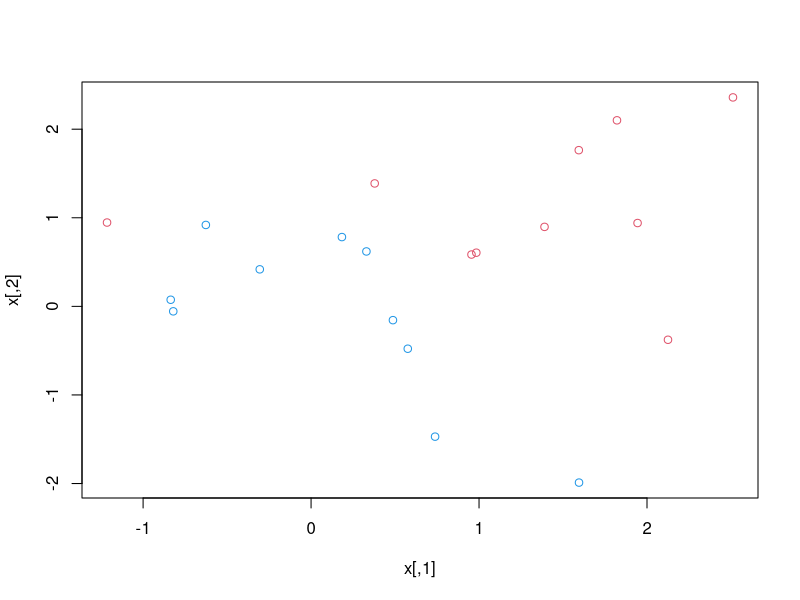
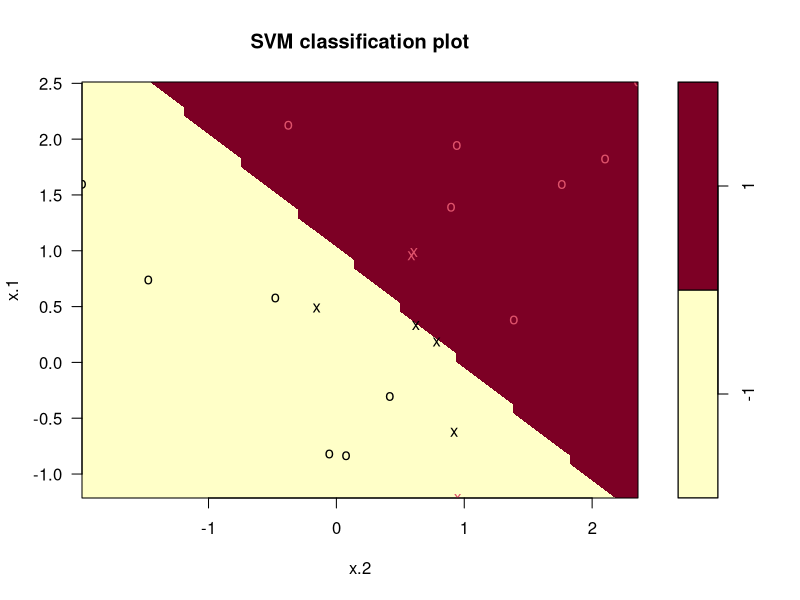
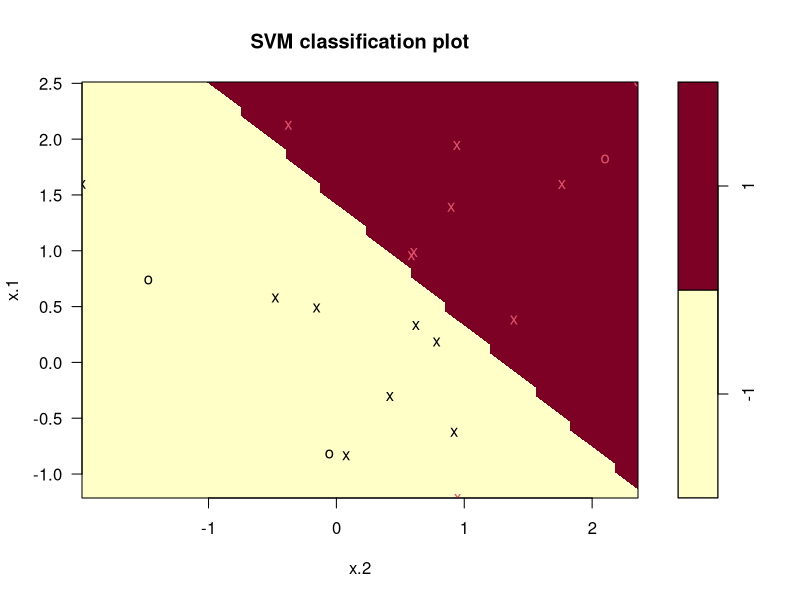
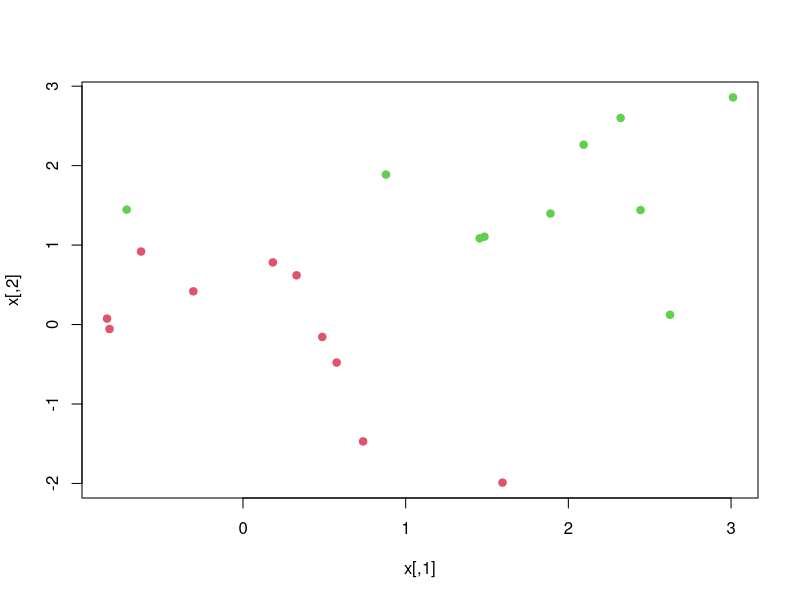
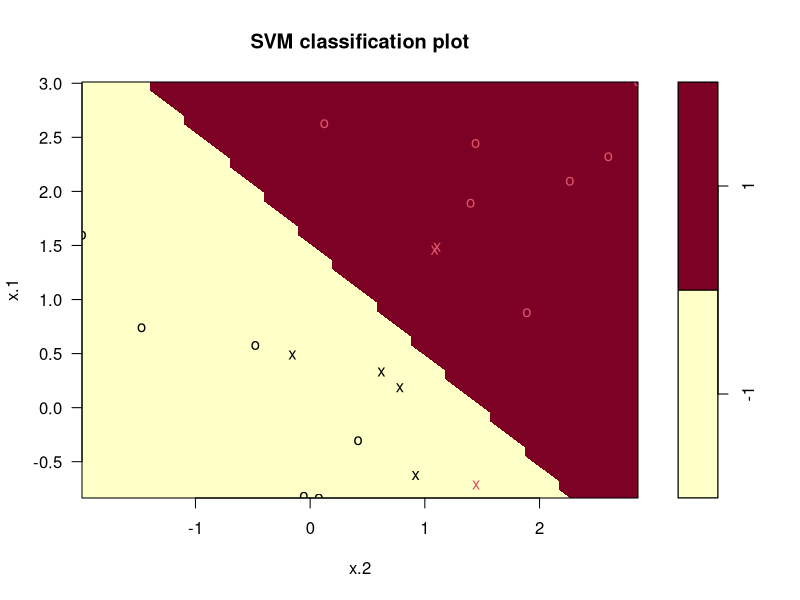
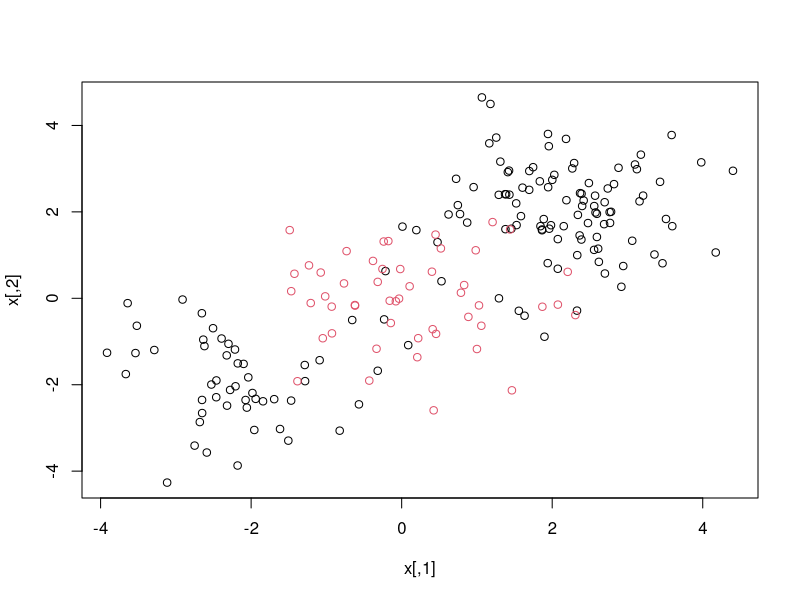
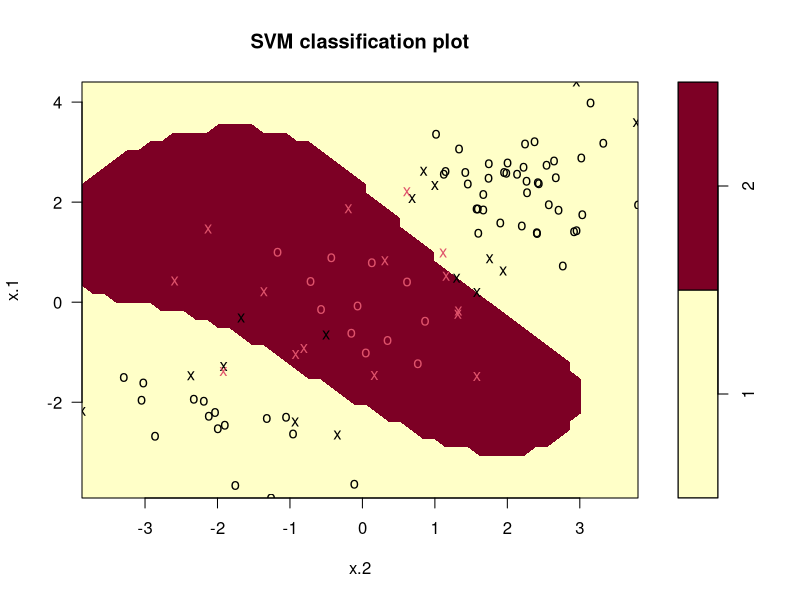
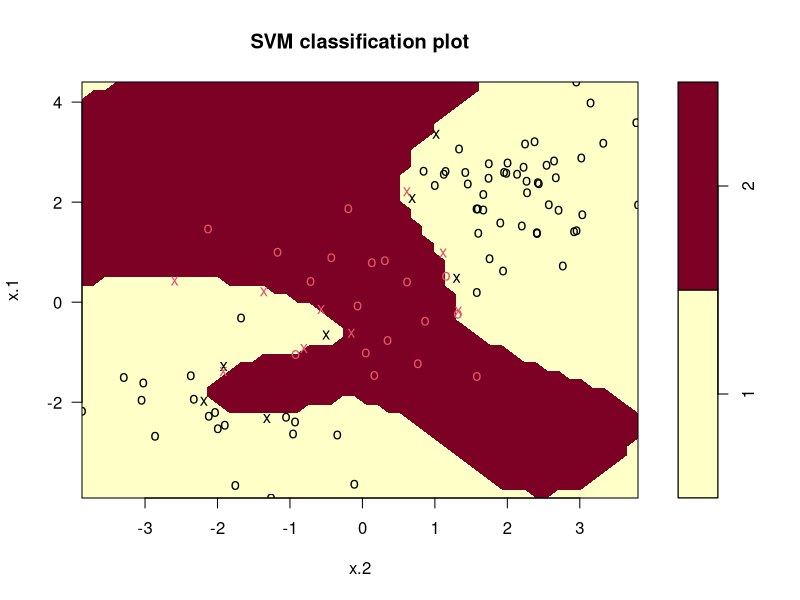

R code for these plots, in order:
# 9.6.1 - SVC

# Generate Gaussian data, slightly shift one class and plot it

set.seed(1)
x=matrix(rnorm(20*2), ncol=2)
y=c(rep(-1,10),rep(1,10))
x[y==1,]=x[y==1,]+1
plot(x,col=(3-y))

# Train a linear SVC and plot it
dat=data.frame(x=x,y=as.factor(y))
library(e1071)
svmfit=svm(y~.,data=dat,kernel="linear",cost=10,scale=FALSE)
plot(svmfit,dat)

# What are the support vectors?
svmfit$index
summary(svmfit)

# What if we lower the cost? Note: cost here is the opposite of C,
# the lower the cost (of errors), the wider the margin
svmfit=svm(y~.,data=dat,kernel="linear",cost=0.1,scale=FALSE)
plot(svmfit,dat)
svmfit$index

# Tune cost using 10-fold CV
set.seed(1)
tune.out=tune(svm,y~.,data=dat,kernel="linear",ranges=list(cost=c(0.001, 0.01, 0.1, 1,5,10,100)))
summary(tune.out)

# Best model is stored as well
bestmod=tune.out$best.model
summary(bestmod)

# Create some test data and test it
xtest=matrix(rnorm(20*2), ncol=2)
ytest=sample(c(-1,1), 20, rep=TRUE)
xtest[ytest==1,]=xtest[ytest==1,] + 1
testdat=data.frame(x=xtest, y=as.factor(ytest))
ypred=predict(bestmod ,testdat)
table(predict=ypred, truth=testdat$y)

# Test for a lower cost
svmfit=svm(y~.,data=dat,kernel="linear",cost=.01,scale=FALSE)
ypred=predict(svmfit,testdat)
table(predict=ypred,truth=testdat$y)

# Make classes linearly separable and try again (extremely high cost!)
x[y==1,]=x[y==1,]+0.5
plot(x, col=(y+5)/2, pch=19)
dat=data.frame(x=x,y=as.factor(y))
svmfit=svm(y~.,data=dat,kernel="linear",cost=1e5)
summary(svmfit)

# And with a more realistic cost
svmfit=svm(y~.,data=dat,kernel="linear",cost=1)
summary(svmfit)
plot(svmfit,dat)

# 9.6.2 - SVM

# Generate non-linearly separable data

set.seed (1)
x=matrix(rnorm(200*2),ncol=2)
x[1:100,]=x[1:100,]+2
x[101:150,]=x[101:150,]-2
y=c(rep(1,150),rep(2,50))
dat=data.frame(x=x,y=as.factor(y))
plot(x,col=y)

# Split into training and test set, train an RBF SVM

train=sample(200,100)
svmfit=svm(y~.,data=dat[train,],kernel="radial",gamma=1,cost =1)
plot(svmfit,dat[train,])
summary(svmfit)

# Overtrain
svmfit=svm(y~.,data=dat[train,],kernel="radial",gamma=1,cost=1e5)
plot(svmfit,dat[train,])

# We can also optimize gamma using CV
set.seed(1)
tune.out=tune(svm,y~.,data=dat[train,],kernel="radial",ranges=list(cost=c(0.1,1,10,100,1000),gamma=c(0.5,1,2,3,4)))
summary(tune.out)
plot(tune.out$best.model,dat[train,])

# And test the best model
table(true=dat[-train,"y"], pred=predict(tune.out$best.model, newx=dat[-train ,]))
